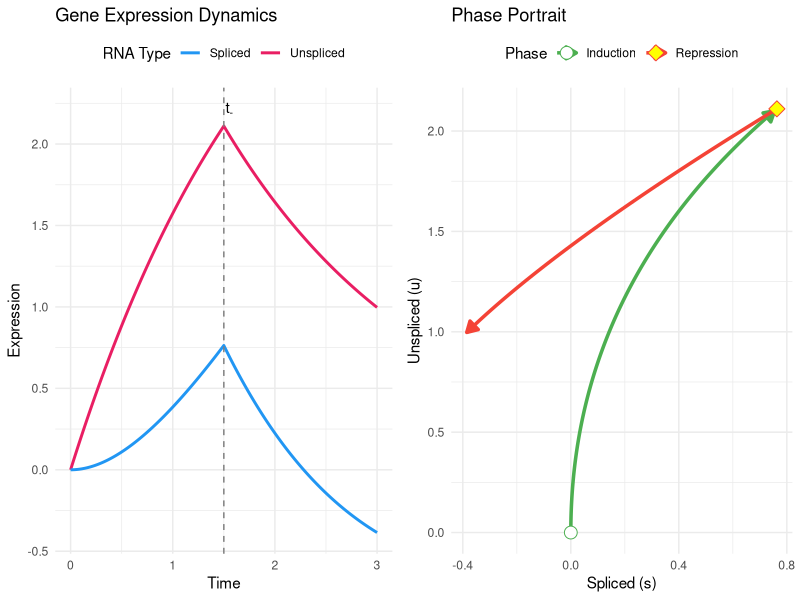
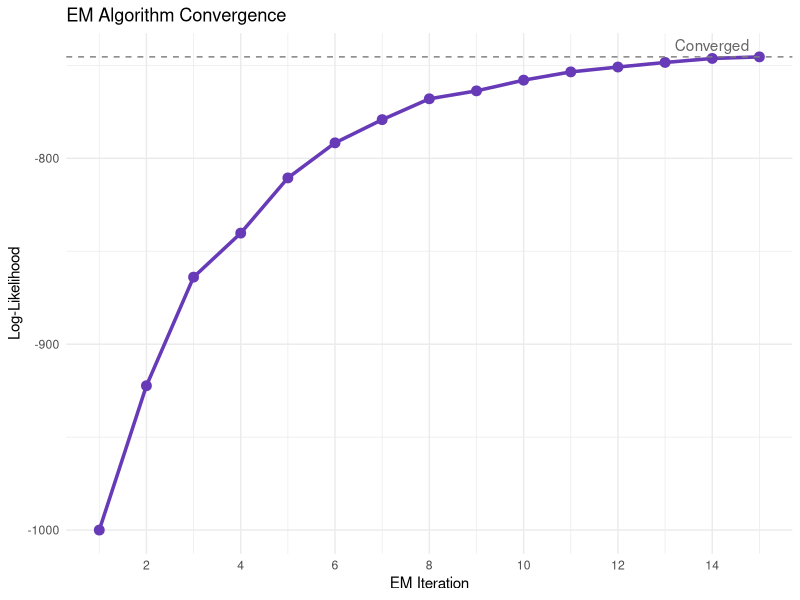
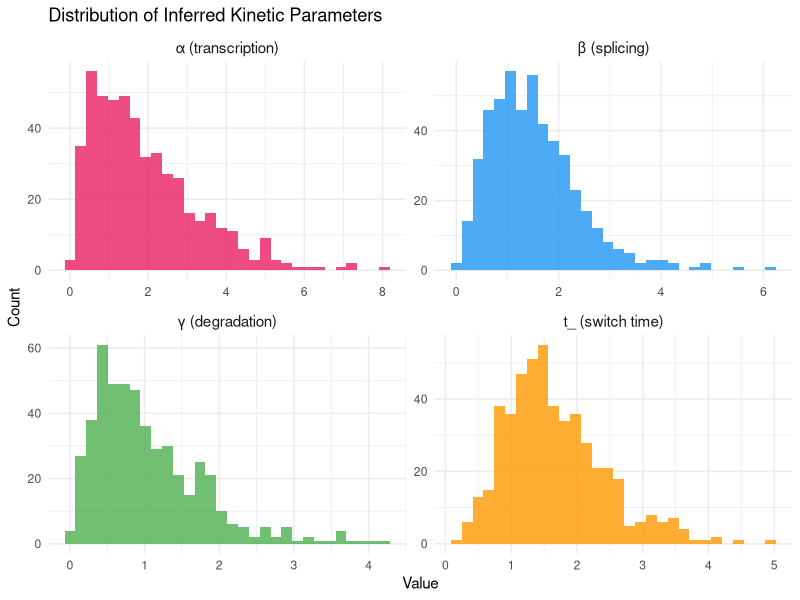
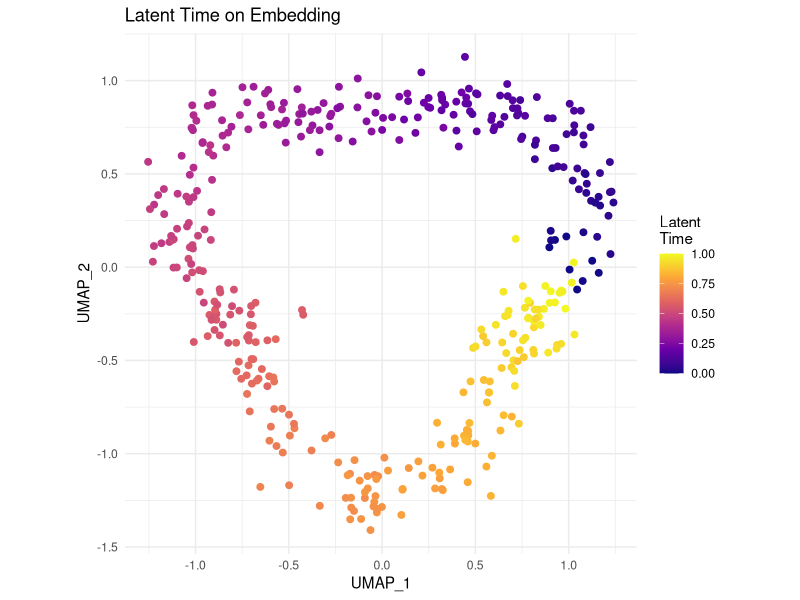
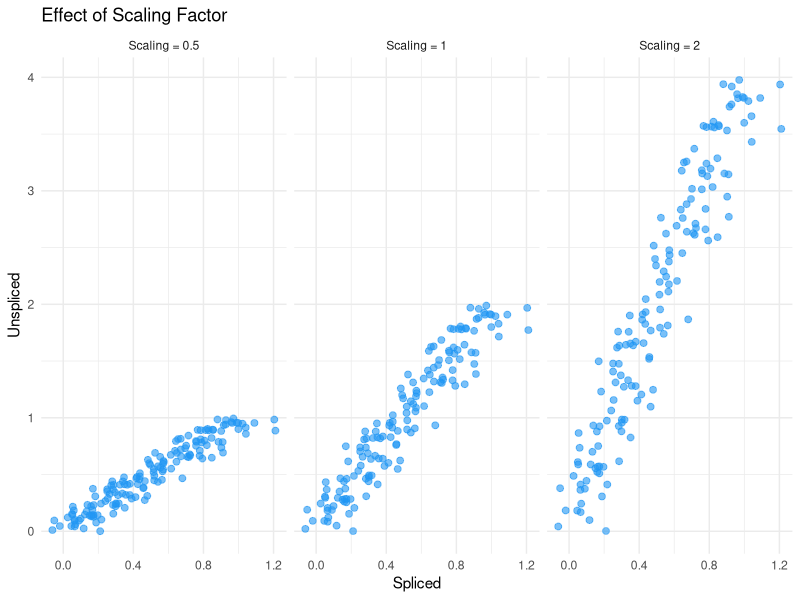

Generate these figures, in order, with R:
## ---- chunk 1
knitr::opts_chunk$set(
  collapse = TRUE,
  comment = "#>",
  fig.width = 8,
  fig.height = 6,
  message = FALSE,
  warning = FALSE
)
## ---- chunk 2
library(ggplot2)

# Parameters
alpha <- 2
beta <- 0.5
gamma <- 0.3
t_switch <- 1.5

# Time points
t_total <- 3
dt <- 0.01
t <- seq(0, t_total, by = dt)

# Calculate trajectories
u <- numeric(length(t))
s <- numeric(length(t))

for (i in seq_along(t)) {
  ti <- t[i]
  if (ti < t_switch) {
    # Induction
    u[i] <- alpha/beta * (1 - exp(-beta * ti))
    s[i] <- alpha/gamma * (1 - exp(-gamma * ti)) + 
            alpha/(gamma - beta) * (exp(-gamma * ti) - exp(-beta * ti))
  } else {
    # At switch point
    u_sw <- alpha/beta * (1 - exp(-beta * t_switch))
    s_sw <- alpha/gamma * (1 - exp(-gamma * t_switch)) + 
            alpha/(gamma - beta) * (exp(-gamma * t_switch) - exp(-beta * t_switch))
    
    # Repression
    dt_rep <- ti - t_switch
    u[i] <- u_sw * exp(-beta * dt_rep)
    s[i] <- s_sw * exp(-gamma * dt_rep) + 
            beta * u_sw / (gamma - beta) * (exp(-gamma * dt_rep) - exp(-beta * dt_rep))
  }
}

# Create data frame
traj_df <- data.frame(t = t, u = u, s = s)
traj_df$phase <- ifelse(t < t_switch, "Induction", "Repression")

# Plot time series
p1 <- ggplot(traj_df, aes(x = t)) +
  geom_line(aes(y = u, color = "Unspliced"), linewidth = 1) +
  geom_line(aes(y = s, color = "Spliced"), linewidth = 1) +
  geom_vline(xintercept = t_switch, linetype = "dashed", color = "gray50") +
  annotate("text", x = t_switch, y = max(u) * 1.05, 
           label = expression(t["-"]), hjust = -0.2) +
  scale_color_manual(values = c("Unspliced" = "#E91E63", "Spliced" = "#2196F3")) +
  labs(x = "Time", y = "Expression", 
       title = "Gene Expression Dynamics",
       color = "RNA Type") +
  theme_minimal() +
  theme(legend.position = "top")

# Plot phase portrait
p2 <- ggplot(traj_df, aes(x = s, y = u, color = phase)) +
  geom_path(linewidth = 1.2, arrow = arrow(length = unit(0.3, "cm"), type = "closed")) +
  geom_point(data = traj_df[traj_df$t == 0, ], size = 4, shape = 21, fill = "white") +
  geom_point(data = traj_df[abs(traj_df$t - t_switch) < dt, ], size = 4, shape = 23, fill = "yellow") +
  scale_color_manual(values = c("Induction" = "#4CAF50", "Repression" = "#F44336")) +
  labs(x = "Spliced (s)", y = "Unspliced (u)", 
       title = "Phase Portrait",
       color = "Phase") +
  theme_minimal() +
  theme(legend.position = "top")

# Combine plots
library(gridExtra)
grid.arrange(p1, p2, ncol = 2)
## ---- chunk 3
# Simulate EM convergence
set.seed(42)
n_iter <- 15
likelihood <- numeric(n_iter)
likelihood[1] <- -1000

for (i in 2:n_iter) {
  improvement <- runif(1, 50, 150) * exp(-0.3 * i)
  likelihood[i] <- likelihood[i-1] + improvement
}

em_df <- data.frame(
  iteration = 1:n_iter,
  likelihood = likelihood
)

ggplot(em_df, aes(x = iteration, y = likelihood)) +
  geom_line(color = "#673AB7", linewidth = 1.2) +
  geom_point(color = "#673AB7", size = 3) +
  geom_hline(yintercept = max(likelihood), linetype = "dashed", color = "gray50") +
  annotate("text", x = n_iter - 1, y = max(likelihood), 
           label = "Converged", vjust = -0.5, color = "gray40") +
  labs(x = "EM Iteration", y = "Log-Likelihood",
       title = "EM Algorithm Convergence") +
  theme_minimal() +
  scale_x_continuous(breaks = seq(0, n_iter, 2))
## ---- chunk 4
# Simulate parameter distributions
set.seed(42)
n_genes <- 500

params_df <- data.frame(
  alpha = rgamma(n_genes, 2, 1),
  beta = rgamma(n_genes, 3, 2),
  gamma = rgamma(n_genes, 2, 2),
  t_switch = rgamma(n_genes, 5, 3)
)

# Reshape for plotting
library(tidyr)
params_long <- pivot_longer(params_df, everything(), 
                            names_to = "parameter", values_to = "value")
params_long$parameter <- factor(params_long$parameter, 
                                levels = c("alpha", "beta", "gamma", "t_switch"),
                                labels = c("α (transcription)", "β (splicing)", 
                                          "γ (degradation)", "t_ (switch time)"))

ggplot(params_long, aes(x = value, fill = parameter)) +
  geom_histogram(bins = 30, alpha = 0.8) +
  facet_wrap(~parameter, scales = "free", ncol = 2) +
  scale_fill_manual(values = c("#E91E63", "#2196F3", "#4CAF50", "#FF9800")) +
  labs(x = "Value", y = "Count",
       title = "Distribution of Inferred Kinetic Parameters") +
  theme_minimal() +
  theme(legend.position = "none",
        strip.text = element_text(size = 11))
## ---- chunk 5
# Simulate cells on trajectory
set.seed(42)
n <- 400

# Create branching trajectory
theta <- runif(n, 0, 2*pi)
r <- 1 + 0.2 * sin(3*theta)
x <- r * cos(theta) + rnorm(n, 0, 0.1)
y <- r * sin(theta) + rnorm(n, 0, 0.1)

# Latent time follows trajectory
latent_time <- (theta - min(theta)) / (max(theta) - min(theta))

df <- data.frame(x = x, y = y, latent_time = latent_time)

ggplot(df, aes(x = x, y = y, color = latent_time)) +
  geom_point(size = 2) +
  scale_color_viridis_c(option = "plasma") +
  labs(x = "UMAP_1", y = "UMAP_2",
       title = "Latent Time on Embedding",
       color = "Latent\nTime") +
  theme_minimal() +
  coord_fixed()
## ---- chunk 6
# Demonstrate scaling effect
set.seed(123)
n <- 150

# True values
u_true <- runif(n, 0, 2)
s_true <- 0.5 * u_true + rnorm(n, 0, 0.1)

# With different scaling
scaling_factors <- c(1, 0.5, 2)

dfs <- list()
for (i in seq_along(scaling_factors)) {
  sf <- scaling_factors[i]
  dfs[[i]] <- data.frame(
    u = u_true * sf,
    s = s_true,
    scaling = paste("Scaling =", sf)
  )
}
scale_df <- do.call(rbind, dfs)

ggplot(scale_df, aes(x = s, y = u)) +
  geom_point(alpha = 0.6, size = 2, color = "#2196F3") +
  facet_wrap(~scaling) +
  labs(x = "Spliced", y = "Unspliced",
       title = "Effect of Scaling Factor") +
  theme_minimal()
## ---- chunk 7
sessionInfo()
